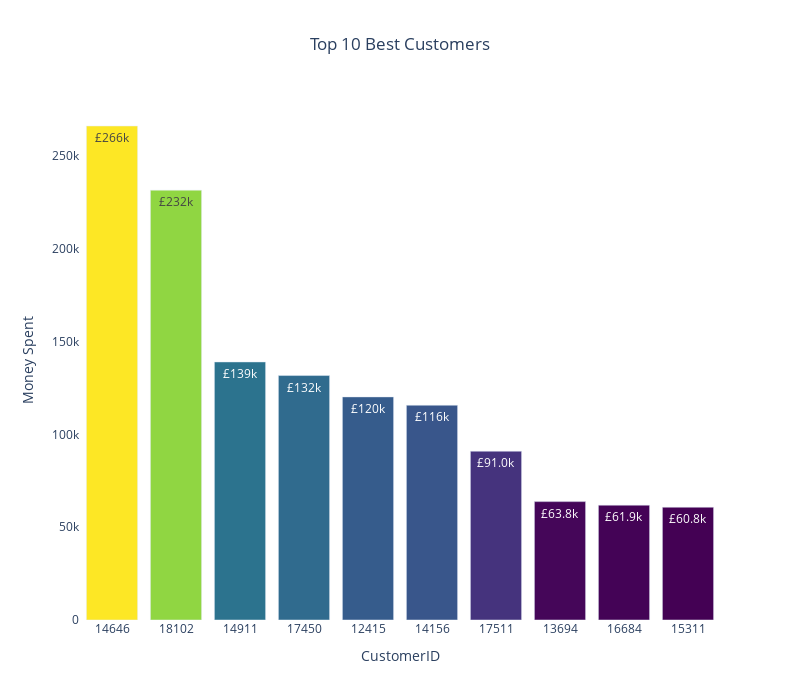

This figure's notebook cell:
### Markdown cell above
## Best Customers

### Code cell
display(df_preprocessed)
customers = df_preprocessed.groupby(["CustomerID", "Country"], as_index=False)["TotalPrice"].agg('sum')
best_customers = customers.sort_values("TotalPrice", ascending=False).head(10)
best_customers

fig = go.Figure(data=[go.Bar(x=best_customers["CustomerID"].astype(str),
                             y=best_customers['TotalPrice'], 
                             hovertext=best_customers["Country"],
                             marker={'color' : best_customers['TotalPrice'],
                                     'colorscale' : 'viridis'},
                             texttemplate='£%{y:.3s}',
                             textposition='outside',
                             )])

fig.update_traces(textposition="inside")

fig.update_layout(
    title='Top 10 Best Customers',
    title_x=0.5,
    xaxis_title='CustomerID',
    yaxis_title='Money Spent',
    plot_bgcolor='white',
    barmode='relative', # 'relative for stacked bars
    bargap=0.2, # Gap between bars
    width=800,
    height=700,
)

fig.update_xaxes(tickangle=0) # Rotates the x-axis labels

fig.show()

### Figure 1 — Plotly figure (JSON) as saved in the notebook; plotly's stock layout.template omitted (floating-point values rounded to 4 significant figures)
{"data": [{"hovertext": ["Netherlands", "United Kingdom", "EIRE", "United Kingdom", "Australia", "EIRE", "United Kingdom", "United Kingdom", "United Kingdom", "United Kingdom"], "marker": {"color": [266200.0, 231600.0, 139000.0, 131700.0, 120200.0, 115700.0, 90950.0, 63790.0, 61880.0, 60770.0], "colorscale": [[0, "#440154"], [0.1111, "#482878"], [0.2222, "#3e4989"], [0.3333, "#31688e"], [0.4444, "#26828e"], [0.5556, "#1f9e89"], [0.6667, "#35b779"], [0.7778, "#6ece58"], [0.8889, "#b5de2b"], [1, "#fde725"]]}, "textposition": "inside", "texttemplate": "£%{y:.3s}", "type": "bar", "x": ["14646", "18102", "14911", "17450", "12415", "14156", "17511", "13694", "16684", "15311"], "y": [266200.0, 231600.0, 139000.0, 131700.0, 120200.0, 115700.0, 90950.0, 63790.0, 61880.0, 60770.0]}], "layout": {"bargap": 0.2, "barmode": "relative", "height": 700, "plot_bgcolor": "white", "title": {"text": "Top 10 Best Customers", "x": 0.5}, "width": 800, "xaxis": {"tickangle": 0, "title": {"text": "CustomerID"}}, "yaxis": {"title": {"text": "Money Spent"}}}}
